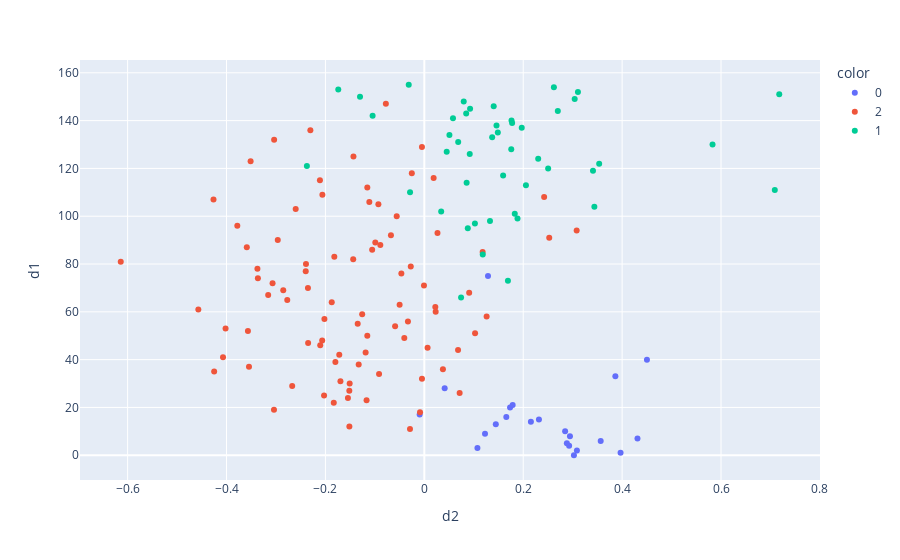

This figure's notebook cell:
### Code cell
# Visualize PCA projected data

fig = px.scatter(projected_data[:,0], projected_data[:, 1],
                 color=data["class"], labels={"index":"d1","x":"d2"},
                hover_name=data["Country or region"])
fig.show()

### Figure 1 — Plotly figure (JSON) as saved in the notebook; plotly's stock layout.template omitted (floating-point values rounded to 4 significant figures)
{"data": [{"hovertemplate": "<b>%{hovertext}</b><br><br>color=0<br>d2=%{x}<br>d1=%{y}<extra></extra>", "hovertext": ["Finland", "Denmark", "Norway", "Iceland", "Netherlands", "Switzerland", "Sweden", "New Zealand", "Canada", "Austria", "Australia", "Luxembourg", "United Kingdom", "Ireland", "Germany", "Belgium", "United Arab Emirates", "Malta", "Qatar", "Singapore", "Uzbekistan", "Hong Kong"], "legendgroup": "0", "marker": {"color": "#636efa", "symbol": "circle"}, "mode": "markers", "name": "0", "orientation": "h", "showlegend": true, "type": "scatter", "x": [0.3025, 0.3969, 0.3086, 0.1074, 0.2928, 0.2883, 0.3567, 0.4311, 0.2945, 0.1227, 0.2848, 0.1446, 0.2155, 0.2318, 0.1658, -0.009412, 0.1734, 0.1787, 0.04114, 0.3864, 0.4502, 0.1288], "xaxis": "x", "y": [0, 1, 2, 3, 4, 5, 6, 7, 8, 9, 10, 13, 14, 15, 16, 17, 20, 21, 28, 33, 40, 75], "yaxis": "y"}, {"hovertemplate": "<b>%{hovertext}</b><br><br>color=2<br>d2=%{x}<br>d1=%{y}<extra></extra>", "hovertext": ["Costa Rica", "Israel", "United States", "Czech Republic", "Mexico", "France", "Taiwan", "Chile", "Guatemala", "Saudi Arabia", "Spain", "Panama", "Brazil", "Uruguay", "El Salvador", "Italy", "Bahrain", "Slovakia", "Trinidad & Tobago", "Poland", "Lithuania", "Colombia", "Slovenia", "Nicaragua", "Kosovo", "Argentina", "Romania", "Cyprus", "Ecuador", "Kuwait", "Thailand", "Latvia", "South Korea", "Estonia", "Jamaica", "Mauritius", "Japan", "Honduras", "Kazakhstan", "Bolivia", "Hungary", "Paraguay", "Northern Cyprus", "Peru", "Portugal", "Russia", "Philippines", "Serbia", "Moldova", "Libya", "Montenegro", "Croatia", "Dominican Republic", "Bosnia and Herzegovina", "Turkey", "Malaysia", "Belarus", "Greece", "Mongolia", "North Macedonia", "Kyrgyzstan", "Turkmenistan", "Algeria", "Morocco", "Azerbaijan", "Lebanon", "Indonesia", "China", "Vietnam", "Bhutan", "Bulgaria", "Jordan", "Gabon", "South Africa", "Albania", "Venezuela", "Cambodia", "Palestinian Territories", "Namibia", "Armenia", "Iran", "Georgia", "Tunisia", "Iraq", "Sri Lanka", "Ukraine", "Egypt", "Botswana"], "legendgroup": "2", "marker": {"color": "#EF553B", "symbol": "circle"}, "mode": "markers", "name": "2", "orientation": "h", "showlegend": true, "type": "scatter", "x": [-0.02897, -0.1515, -0.008669, -0.304, -0.1831, -0.1168, -0.1545, -0.2027, 0.07145, -0.1516, -0.2672, -0.151, -0.1696, -0.004749, -0.09149, -0.425, 0.03761, -0.3545, -0.1327, -0.1798, -0.4071, -0.172, -0.1187, 0.06822, 0.006626, -0.2105, -0.235, -0.2065, -0.0405, -0.1153, 0.1027, -0.3567, -0.4019, -0.05904, -0.1347, -0.03309, -0.202, 0.126, -0.1257, 0.02297, -0.457, 0.02224, -0.04994, -0.1872, -0.2771, -0.3157, 0.09073, -0.2853, -0.2353, -0.0007006, -0.3069, -0.3365, -0.04645, -0.2398, -0.3375, -0.02738, -0.2393, -0.6139, -0.1438, -0.182, 0.118, -0.1055, -0.359, -0.08897, -0.09908, -0.2963, 0.2526, -0.0675, 0.02664, 0.3081, -0.3781, -0.05582, -0.2601, -0.09288, -0.1112, -0.4263, 0.2423, -0.2061, -0.1153, -0.2111, 0.01887, -0.02527, -0.3513, -0.1433, -0.004766, -0.3037, -0.2304, -0.07777], "xaxis": "x", "y": [11, 12, 18, 19, 22, 23, 24, 25, 26, 27, 29, 30, 31, 32, 34, 35, 36, 37, 38, 39, 41, 42, 43, 44, 45, 46, 47, 48, 49, 50, 51, 52, 53, 54, 55, 56, 57, 58, 59, 60, 61, 62, 63, 64, 65, 67, 68, 69, 70, 71, 72, 74, 76, 77, 78, 79, 80, 81, 82, 83, 85, 86, 87, 88, 89, 90, 91, 92, 93, 94, 96, 100, 103, 105, 106, 107, 108, 109, 112, 115, 116, 118, 123, 125, 129, 132, 136, 147], "yaxis": "y"}, {"hovertemplate": "<b>%{hovertext}</b><br><br>color=1<br>d2=%{x}<br>d1=%{y}<extra></extra>", "hovertext": ["Pakistan", "Tajikistan", "Nigeria", "Cameroon", "Ghana", "Ivory Coast", "Nepal", "Benin", "Congo (Brazzaville)", "Laos", "Senegal", "Somalia", "Niger", "Burkina Faso", "Guinea", "Gambia", "Kenya", "Mauritania", "Mozambique", "Bangladesh", "Congo (Kinshasa)", "Mali", "Sierra Leone", "Myanmar", "Chad", "Ethiopia", "Swaziland", "Uganda", "Zambia", "Togo", "India", "Liberia", "Comoros", "Madagascar", "Lesotho", "Burundi", "Zimbabwe", "Haiti", "Syria", "Malawi", "Yemen", "Rwanda", "Tanzania", "Afghanistan", "Central African Republic", "South Sudan"], "legendgroup": "1", "marker": {"color": "#00cc96", "symbol": "circle"}, "mode": "markers", "name": "1", "orientation": "h", "showlegend": true, "type": "scatter", "x": [0.07438, 0.1691, 0.1182, 0.08793, 0.1023, 0.1328, 0.1885, 0.1829, 0.03411, 0.3439, -0.02886, 0.7088, 0.2055, 0.08558, 0.1593, 0.3411, 0.2504, -0.2374, 0.3536, 0.2303, 0.09186, 0.04528, 0.1758, 0.5829, 0.06851, 0.1372, 0.05077, 0.1487, 0.197, 0.146, 0.1775, 0.1764, 0.05796, -0.1046, 0.08468, 0.27, 0.09257, 0.1403, 0.07971, 0.3041, -0.13, 0.7178, 0.3107, -0.174, 0.2621, -0.03152], "xaxis": "x", "y": [66, 73, 84, 95, 97, 98, 99, 101, 102, 104, 110, 111, 113, 114, 117, 119, 120, 121, 122, 124, 126, 127, 128, 130, 131, 133, 134, 135, 137, 138, 139, 140, 141, 142, 143, 144, 145, 146, 148, 149, 150, 151, 152, 153, 154, 155], "yaxis": "y"}], "layout": {"legend": {"title": {"text": "color"}, "tracegroupgap": 0}, "margin": {"t": 60}, "xaxis": {"anchor": "y", "domain": [0, 1], "title": {"text": "d2"}}, "yaxis": {"anchor": "x", "domain": [0, 1], "title": {"text": "d1"}}}}
